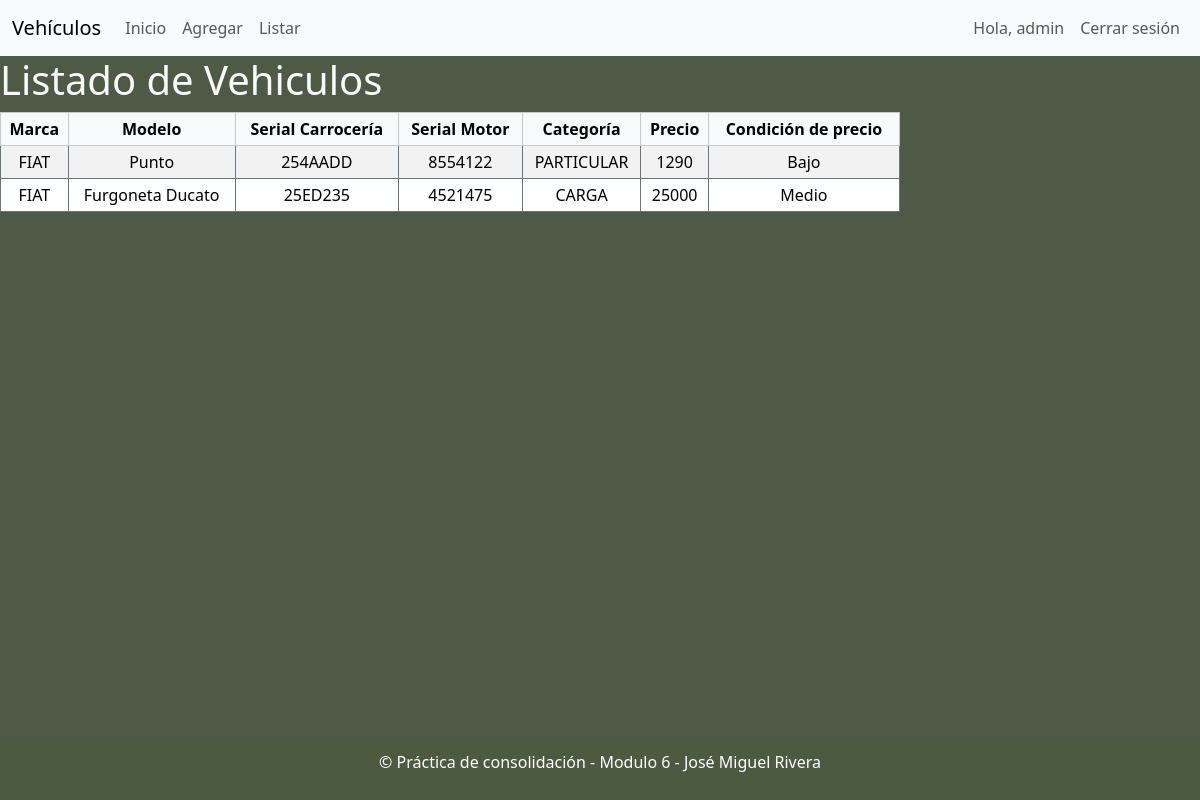
Screenshot of /list/ (signed in) with the database file from the repository.
### vehiculo/models.py (models this page shows, shortened)
class Vehiculo(models.Model):
    MARCA_CHOICES=[
        ('FIAT','Fiat'),
        ('CHEVROLET','Chevrolet'),
        ('FORD','Ford'),
        ('TOYOTA','Toyota')
       ]
    marca=models.CharField(max_length=20, choices=MARCA_CHOICES,default='Ford')
    modelo=models.CharField(max_length=100)
    serial_carroceria=models.CharField(max_length=50)
    serial_motor=models.CharField(max_length=50)
    CATEGORIA_CHOICES=[
        ('PARTICULAR','Particular'),
        ('TRANSPORTE','Transporte'),
        ('CARGA','Carga'),
       ]
    categoria=models.CharField(max_length=20,choices=CATEGORIA_CHOICES,default='Particular')
    precio=models.IntegerField()
    fecha_de_creacion=models.DateField()
    fecha_de_modificacion=models.DateField()
    def traer_condicion_de_precio (self):
        if self.precio < 10000:
            return "Bajo"
        elif self.precio > 30000:
            return "Alto"
        else:
            return "Medio"
    class Meta:
        db_table='vehiculos'
        permissions = [
            ("visualizar_catalogo", "Puede visualizar el catálogo de vehículos"), ("add_vehiculomodel", "Puede agregar los vehículos")
        ]

### vehiculo/views.py (the view)
# urls.py: path('list/', views.vehiculo_list, name='list'),
def vehiculo_list(request):
     vehiculos = Vehiculo.objects.all()
     return render(request, 'vehiculo/listado.html', {'vehiculos': vehiculos})

### vehiculo/templates/vehiculo/listado.html
{% extends "./layout.html" %}
{% block header %}
<h1> Listado de Vehiculos </h1>
{% endblock header %}
{% block main %}
{% if vehiculos %}
<table class="table table-bordered border-secondary table-sm table-hover table-striped text-center w-75">
    <thead class="table-light">
        <tr>
            <th>Marca</th>
            <th>Modelo</th>
            <th>Serial Carrocería</th>
            <th>Serial Motor</th>
            <th>Categoría</th>
            <th>Precio</th>
            <th>Condición de precio</th>
        </tr>
    </thead>
    <tbody>
    {% for vehiculo in vehiculos %}
        <tr>
            <td>{{ vehiculo.marca }}</td>
            <td>{{ vehiculo.modelo }}</td>
            <td>{{ vehiculo.serial_carroceria }}</td>
            <td>{{ vehiculo.serial_motor }}</td>
            <td>{{ vehiculo.categoria }}</td>
            <td>{{ vehiculo.precio }}</td>
            <td>{{ vehiculo.traer_condicion_de_precio }}</td>
        </tr>
    {% endfor %}
    </tbody>
</table>
{% else %}
    <p class="text-center alert">No se han registrado vehículos</p>
{% endif %}
{% endblock main %}

### vehiculo/templates/vehiculo/layout.html (shortened to what this page needs)
<!DOCTYPE html>
<html lang="en">
<head>
    {% load bootstrap5 %}
    {% bootstrap_css %}
    {% load static %}
    <link href="{% static 'vehiculo/css/styles.css' %}" rel="stylesheet">
</head>
<body>
    <nav class="navbar navbar-expand-lg navbar-light bg-light">
    {%block nav%}
        <div class="container-fluid">
          <a class="navbar-brand" href="#">Vehículos</a>
          <div class="collapse navbar-collapse" id="navbarNavAltMarkup">
            <div class="navbar-nav">
              <a class="nav-link" href="/">Inicio</a>
              <a class="nav-link" href="{% url 'vehiculo:add' %}">Agregar</a>
              {% if user.is_authenticated %}
                  <a class="nav-link" href="{% url 'vehiculo:list' %}">Listar</a>
              {% endif %}
            </div>
          </div>
          <div class="d-flex">
            <ul class="navbar-nav">
                {% if user.is_authenticated %}
                    <li class="nav-item">
                        <span class="nav-link">Hola, {{user.username}}</span>
                    </li>
                    <li class="nav-item">
                        <a class="nav-link" href="{% url 'appLogin:logout' %}">Cerrar sesión</a>
                    </li>
                {% else %}
                    <li class="nav-item">
                        <a class="nav-link" href="{% url 'appLogin:login' %}">Iniciar sesión</a>
                    </li>
                {% endif %}
            </ul>
          </div>
        </div>
    {%endblock nav%}
    </nav>
    <header> {%block header %}{%endblock header %} </header>
    <main> {%block main %}{%endblock main %} </main>
    {%block footer%}
    <footer class="footer">
        <p class="empresa">&copy; Práctica de consolidación - Modulo 6 - José Miguel Rivera</p>
    </footer>
    {%endblock footer%}
</body>
</html>

### vehiculo/static/vehiculo/css/styles.css (style rules this page uses)
html,body { margin: 0; padding: 0; background-color: #4e5a46; color: #f8f9fa; }
footer { position:absolute; bottom: 0; padding: 10px; text-align: center; width: 100%; }
.footer { position: fixed; bottom: 0; width: 100%; background-color: #4b5a40; color: white; align-items: center; }

### rows the page displays
Vehiculo: marca "FIAT", modelo "Punto", serial_carroceria "254AADD", serial_motor "8554122", categoria "PARTICULAR", precio "1290", traer_condicion_de_precio "Bajo"
Vehiculo: marca "FIAT", modelo "Furgoneta Ducato", serial_carroceria "25ED235", serial_motor "4521475", categoria "CARGA", precio "25000", traer_condicion_de_precio "Medio"

### other values shown
{{ user.username }} "admin"
